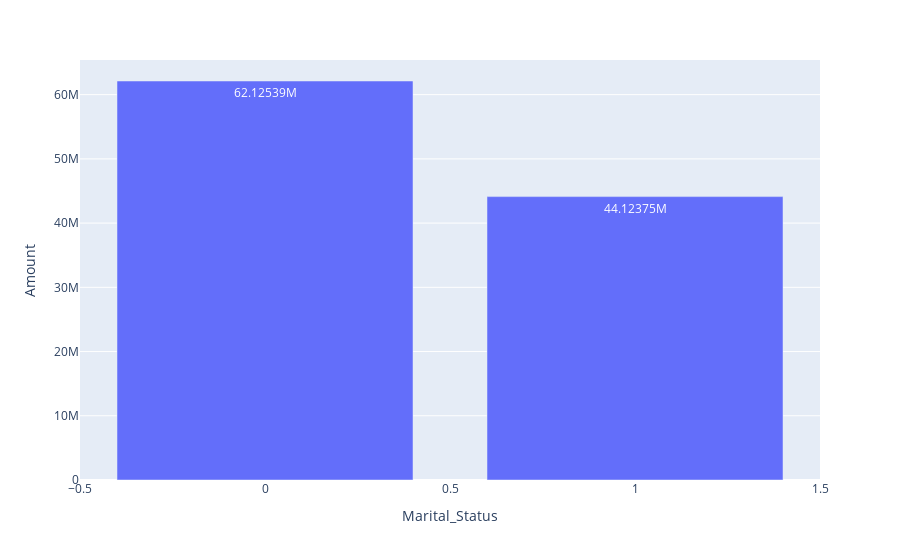

Notebook cell for this chart:
### Code cell
px.bar(data_frame=marital_amount,x='Marital_Status',y='Amount',text_auto=True)

### Figure 1 — Plotly figure (JSON) as saved in the notebook; plotly's stock layout.template omitted (floating-point values rounded to 4 significant figures)
{"data": [{"alignmentgroup": "True", "hovertemplate": "Marital_Status=%{x}<br>Amount=%{y}<extra></extra>", "legendgroup": "", "marker": {"color": "#636efa", "pattern": {"shape": ""}}, "name": "", "offsetgroup": "", "orientation": "v", "showlegend": false, "textposition": "auto", "texttemplate": "%{y}", "type": "bar", "x": [0, 1], "xaxis": "x", "y": [62130000.0, 44120000.0], "yaxis": "y"}], "layout": {"barmode": "relative", "legend": {"tracegroupgap": 0}, "margin": {"t": 60}, "xaxis": {"anchor": "y", "domain": [0, 1], "title": {"text": "Marital_Status"}}, "yaxis": {"anchor": "x", "domain": [0, 1], "title": {"text": "Amount"}}}}
